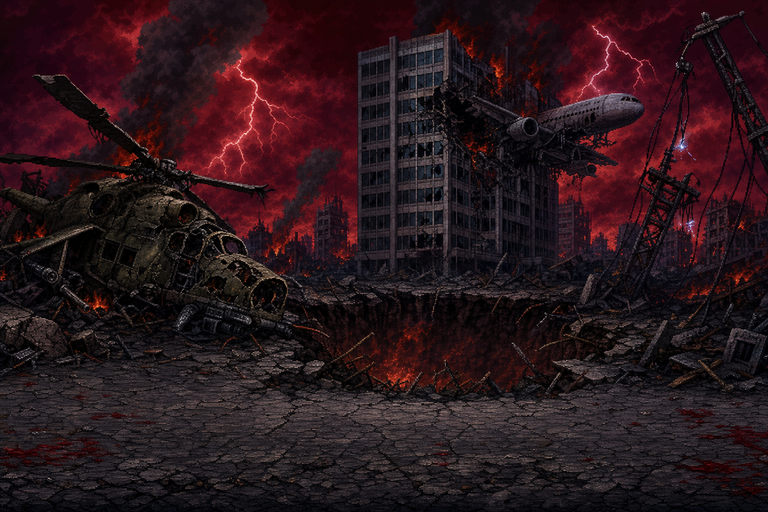
#> input picture assets/bg/bg_apocalypse_crater.png, 768 x 512 px, given in place of plat-a.png, which was not available
$ python process-r355-platform.py
#> lines starting #> are read from the running program, lines starting #| are printed output that depends on the picture; pictures that were not available may be replaced by others from this repository, and a replacement may not be noted
#!/usr/bin/env python3
"""R355 — process gpt-image-2 server-room platform candidate to 256x25.

The original plat_serverroom.png was 100% pure white pixels — loaded
fine but rendered as bright featureless bars across stages 3/12/14.
This script slices the new gpt-image-2 candidate to the 256x25 strip
format the level renderer expects.
"""
import sys
from PIL import Image

SRC = sys.argv[1] if len(sys.argv) > 1 else '/tmp/r355-plat/plat-a.png'
OUT = 'assets/bg/plat_serverroom.png'

im = Image.open(SRC).convert('RGBA')
w, h = im.size
#> w = 768; h = 512
print(f'source: {w}x{h}')
#| source: 768x512

# Find the dense band by scanning rows for non-black pixels.
# The platform strip occupies a horizontal band somewhere in the
# middle of the image; everything above and below is dark bg.
px = im.load()

def row_density(y):
    n = 0
#> n = 0
    for x in range(w):
        r, g, b, a = px[x, y]
        if max(r, g, b) > 25:
            n += 1
    return n

# Walk inward from top and bottom to find the band edges.
top = 0
while top < h and row_density(top) < w * 0.05:
    top += 1
#> after the loop, top = 0
bot = h - 1
#> bot = 511
while bot > top and row_density(bot) < w * 0.05:
    bot -= 1
#> after the loop, bot = 508
print(f'detected band: y={top}..{bot}  height={bot - top + 1}')
#| detected band: y=0..508  height=509

# Crop to that band, then resize to 256x25.
band = im.crop((0, top, w, bot + 1))
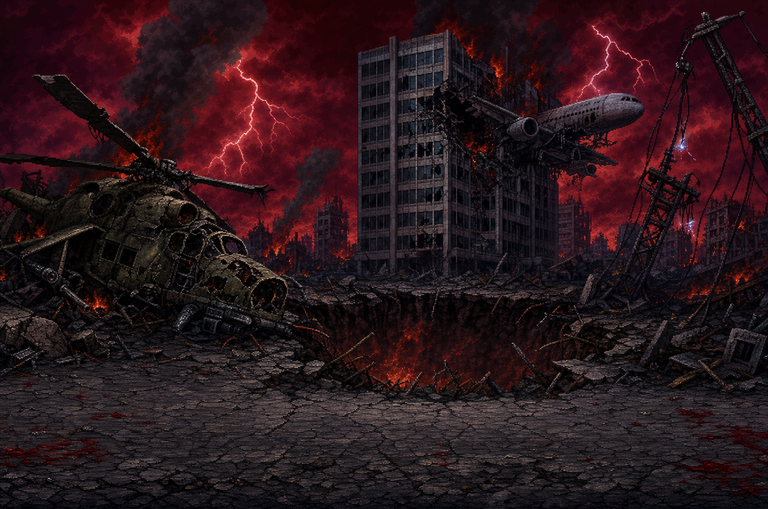
#> band: PIL image 768x509 RGBA; mean R, G, B, A 42.7, 22.8, 27.6, 255
out = band.resize((256, 25), Image.LANCZOS)
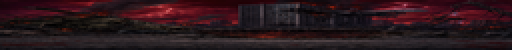
#> out: PIL image 256x25 RGBA (shown 2 times larger); mean R, G, B, A 42.8, 22.8, 27.7, 255
out.save(OUT)
print(f'wrote: {OUT}  (256x25)')

$ run again, on assets/bg/bg_arena_algorithm.png
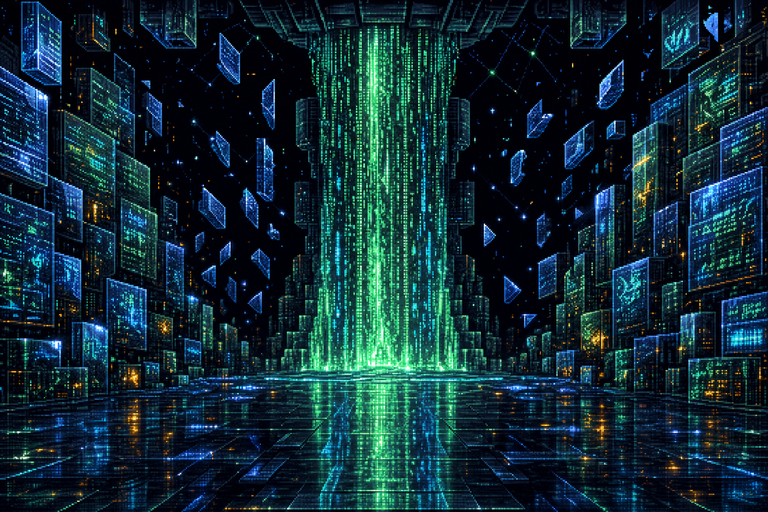
#> input picture assets/bg/bg_arena_algorithm.png, 768 x 512 px
#| source: 768x512
#| detected band: y=0..511  height=512
#> `out = band.resize((256, 25), Image.LANCZOS)`:
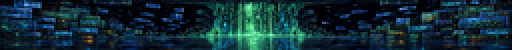
#> out: PIL image 256x25 RGBA (shown 2 times larger); mean R, G, B, A 16.9, 44.2, 53.8, 255
